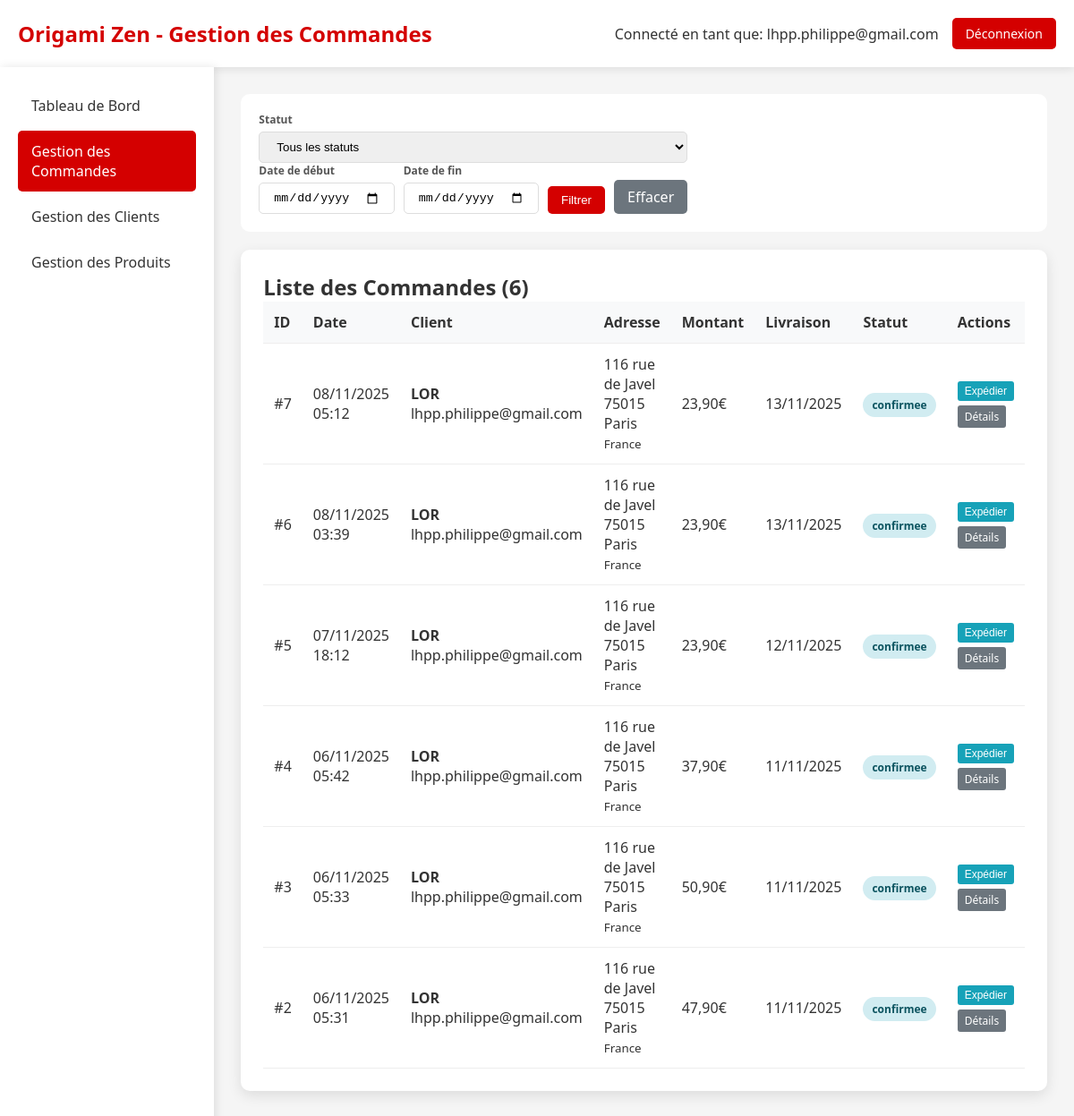
/admin_commandes.php (signed in), run on an earlier commit of the app's database.
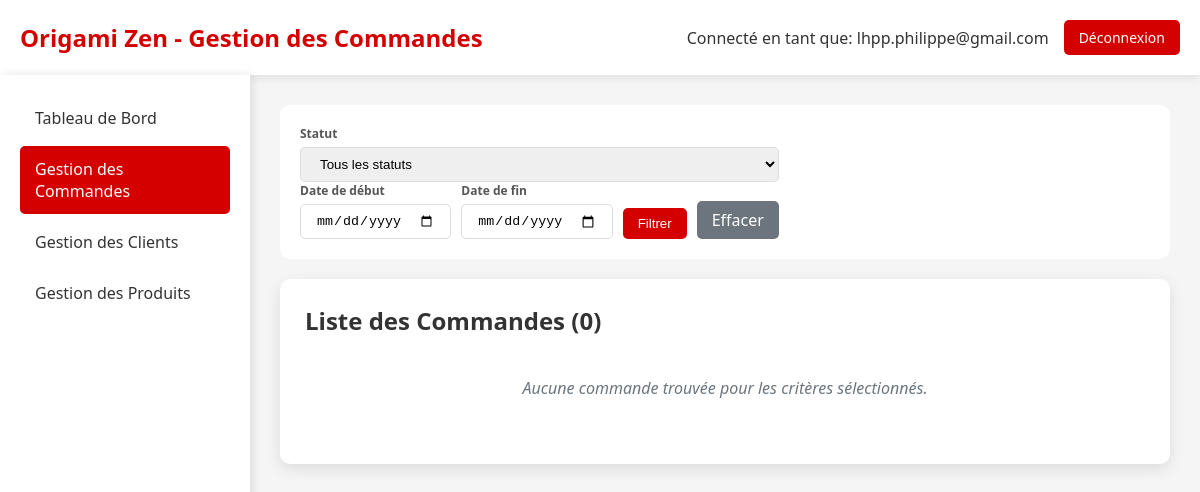
And on a later commit of the database.
### tables this page shows
CREATE TABLE IF NOT EXISTS `commande` (
  `idCommande` bigint NOT NULL AUTO_INCREMENT,
  `idClient` bigint NOT NULL,
  `idAdresseLivraison` bigint NOT NULL,
  `idAdresseFacturation` bigint DEFAULT NULL,
  `dateCommande` datetime NOT NULL,
  `modeReglement` varchar(20) NOT NULL DEFAULT 'CB',
  `delaiLivraison` date NOT NULL,
  `fraisDePort` double NOT NULL,
  `montantTotal` double NOT NULL,
  `statut` varchar(20) NOT NULL DEFAULT 'en_attente',
  `statut_paiement` enum('en_attente','payee','echec','annulee','rembourse') DEFAULT 'en_attente',
  `idPaiement` int DEFAULT NULL,
  PRIMARY KEY (`idCommande`),
  KEY `Commande_idClient_FK` (`idClient`),
  KEY `Commande_idAdresseLivraison_FK` (`idAdresseLivraison`),
  KEY `idAdresseFacturation` (`idAdresseFacturation`)
);

CREATE TABLE IF NOT EXISTS `client` (
  `idClient` bigint NOT NULL AUTO_INCREMENT,
  `email` varchar(50) NOT NULL,
  `motDePasse` varchar(255) NOT NULL,
  `nom` varchar(50) DEFAULT NULL,
  `prenom` varchar(50) DEFAULT NULL,
  `telephone` varchar(20) DEFAULT NULL,
  `email_confirme` tinyint(1) DEFAULT '0',
  `token_confirmation` varchar(64) DEFAULT NULL,
  `token_expires` datetime DEFAULT NULL,
  `type` enum('temporaire','permanent') DEFAULT 'temporaire',
  `date_creation` datetime DEFAULT CURRENT_TIMESTAMP,
  `session_id` varchar(128) DEFAULT NULL,
  PRIMARY KEY (`idClient`),
  KEY `idx_client_type` (`type`),
  KEY `idx_client_session` (`session_id`),
  KEY `idx_client_date` (`date_creation`)
);

CREATE TABLE IF NOT EXISTS `adresse` (
  `idAdresse` bigint NOT NULL AUTO_INCREMENT,
  `idClient` bigint NOT NULL,
  `nom` varchar(50) NOT NULL,
  `prenom` varchar(50) NOT NULL,
  `adresse` varchar(50) NOT NULL,
  `codePostal` varchar(50) NOT NULL,
  `ville` varchar(50) NOT NULL,
  `pays` varchar(50) NOT NULL,
  `telephone` varchar(50) NOT NULL,
  `instructions` varchar(255) DEFAULT NULL,
  `societe` varchar(50) DEFAULT NULL,
  `type` varchar(20) DEFAULT 'livraison',
  `dateCreation` datetime DEFAULT CURRENT_TIMESTAMP,
  PRIMARY KEY (`idAdresse`),
  KEY `Adresse_idClient_FK` (`idClient`)
);

### admin_commandes.php (the view, shortened to what the changed rows need)
<?php
$host = 'localhost';
$dbname = 'origami';
$username = 'root';
$password = '';
try {
    $pdo = new PDO("mysql:host=$host;dbname=$dbname;charset=utf8", $username, $password);
    $pdo->setAttribute(PDO::ATTR_ERRMODE, PDO::ERRMODE_EXCEPTION);
    $where = "";
    $params = [];
    $stmt = $pdo->prepare("
        SELECT c.idCommande, c.dateCommande, c.montantTotal, c.statut, c.delaiLivraison,
               cl.nom, cl.prenom, cl.email, cl.telephone,
               a.adresse, a.codePostal, a.ville, a.pays
        FROM Commande c
        JOIN Client cl ON c.idClient = cl.idClient
        JOIN Adresse a ON c.idAdresseLivraison = a.idAdresse
        $where
        ORDER BY c.dateCommande DESC
    ");
    $stmt->execute($params);
    $commandes = $stmt->fetchAll(PDO::FETCH_ASSOC);
} catch (PDOException $e) {
    die("Erreur de connexion à la base de données: " . $e->getMessage());
}
?>
<!DOCTYPE html>
<html lang="fr">
<head>
</head>
<body>
    <div class="header">
        <div class="logo">
            <h1>Origami Zen - Gestion des Commandes</h1>
        </div>
    </div>
    <div class="container">
        <div class="main-content">
            <div class="section">
                <h2>Liste des Commandes (<?= count($commandes) ?>)</h2>
                <?php if (empty($commandes)): ?>
                    <div class="no-orders">
                        Aucune commande trouvée pour les critères sélectionnés.
                    </div>
                <?php else: ?>
                <table>
                    <thead>
                        <tr>
                            <th>ID</th>
                            <th>Date</th>
                            <th>Client</th>
                            <th>Adresse</th>
                            <th>Montant</th>
                            <th>Livraison</th>
                            <th>Statut</th>
                            <th>Actions</th>
                        </tr>
                    </thead>
                    <tbody>
                        <?php foreach ($commandes as $commande): ?>
                        <tr>
                            <td>#<?= $commande['idCommande'] ?></td>
                            <td><?= date('d/m/Y H:i', strtotime($commande['dateCommande'])) ?></td>
                            <td>
                                <strong><?= htmlspecialchars($commande['prenom'] . ' ' . $commande['nom']) ?></strong><br>
                                <?= htmlspecialchars($commande['email']) ?><br>
                            </td>
                            <td>
                                <?= htmlspecialchars($commande['adresse']) ?><br>
                                <?= htmlspecialchars($commande['codePostal'] . ' ' . $commande['ville']) ?><br>
                                <small><?= htmlspecialchars($commande['pays']) ?></small>
                            </td>
                            <td><?= number_format($commande['montantTotal'], 2, ',', ' ') ?>€</td>
                            <td><?= date('d/m/Y', strtotime($commande['delaiLivraison'])) ?></td>
                            <td>
                                <span class="status-badge status-<?= $commande['statut'] ?>"
                                      onclick="changerStatut(<?= $commande['idCommande'] ?>, '<?= $commande['statut'] ?>')"
                                      title="Cliquez pour changer le statut">
                                    <?= $commande['statut'] ?>
                                </span>
                            </td>
                            <td>
                                <div class="order-actions">
                                    <?php if ($commande['statut'] === 'en_attente'): ?>
                                        <form method="POST" class="action-form">
                                            <input type="hidden" name="idCommande" value="<?= $commande['idCommande'] ?>">
                                            <button type="submit" name="action" value="confirmer" class="btn-small btn-confirm" onclick="return confirm('Confirmer cette commande ?')">Confirmer</button>
                                        </form>
                                        <form method="POST" class="action-form">
                                            <input type="hidden" name="idCommande" value="<?= $commande['idCommande'] ?>">
                                            <button type="submit" name="action" value="annuler" class="btn-small btn-cancel" onclick="return confirm('Annuler cette commande ?')">Annuler</button>
                                        </form>
                                    <?php elseif ($commande['statut'] === 'confirmee'): ?>
                                        <form method="POST" class="action-form">
                                            <button type="submit" name="action" value="expedier" class="btn-small btn-ship" onclick="return confirm('Marquer cette commande comme expédiée ?')">Expédier</button>
                                        </form>
                                    <?php endif; ?>
                                    <a href="admin_commande_detail.php?id=<?= $commande['idCommande'] ?>" class="btn-small btn-details">Détails</a>
                                </div>
                            </td>
                        </tr>
                        <?php endforeach; ?>
                    </tbody>
                </table>
                <?php endif; ?>
            </div>
        </div>
    </div>
</body>
</html>

What changed in the data, as far as the page shows it:
removed commande: idCommande "7", dateCommande "08/11/2025 05:12", idClient.nom "LOR", idClient.email "lhpp.philippe@gmail.com", idAdresseLivraison.adresse "116 rue de Javel", idAdresseLivraison.ville "75015 Paris", idAdresseLivraison.pays "France", montantTotal "23,90", delaiLivraison "13/11/2025", statut "confirmee"
removed commande: idCommande "6", dateCommande "08/11/2025 03:39", idClient.nom "LOR", idClient.email "lhpp.philippe@gmail.com", idAdresseLivraison.adresse "116 rue de Javel", idAdresseLivraison.ville "75015 Paris", idAdresseLivraison.pays "France", montantTotal "23,90", delaiLivraison "13/11/2025", statut "confirmee"
removed commande: idCommande "5", dateCommande "07/11/2025 18:12", idClient.nom "LOR", idClient.email "lhpp.philippe@gmail.com", idAdresseLivraison.adresse "116 rue de Javel", idAdresseLivraison.ville "75015 Paris", idAdresseLivraison.pays "France", montantTotal "23,90", delaiLivraison "12/11/2025", statut "confirmee"
removed commande: idCommande "4", dateCommande "06/11/2025 05:42", idClient.nom "LOR", idClient.email "lhpp.philippe@gmail.com", idAdresseLivraison.adresse "116 rue de Javel", idAdresseLivraison.ville "75015 Paris", idAdresseLivraison.pays "France", montantTotal "37,90", delaiLivraison "11/11/2025", statut "confirmee"
removed commande: idCommande "3", dateCommande "06/11/2025 05:33", idClient.nom "LOR", idClient.email "lhpp.philippe@gmail.com", idAdresseLivraison.adresse "116 rue de Javel", idAdresseLivraison.ville "75015 Paris", idAdresseLivraison.pays "France", montantTotal "50,90", delaiLivraison "11/11/2025", statut "confirmee"
removed commande: idCommande "2", dateCommande "06/11/2025 05:31", idClient.nom "LOR", idClient.email "lhpp.philippe@gmail.com", idAdresseLivraison.adresse "116 rue de Javel", idAdresseLivraison.ville "75015 Paris", idAdresseLivraison.pays "France", montantTotal "47,90", delaiLivraison "11/11/2025", statut "confirmee"
Also different on the page:
count($commandes): "6" → "0"
text no longer shown: "ID Date Client Adresse Montant Livraison Statut Actions"
text now shown: "Aucune commande trouvée pour les critères sélectionnés."
